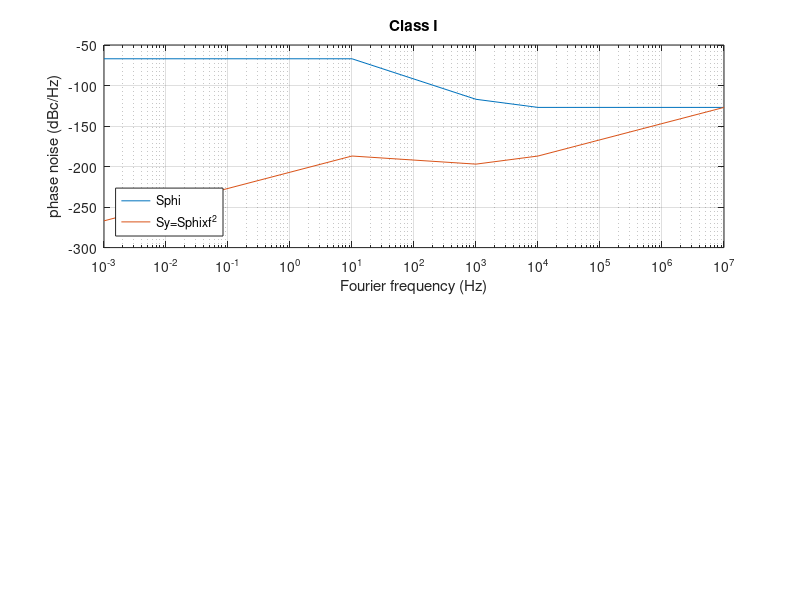
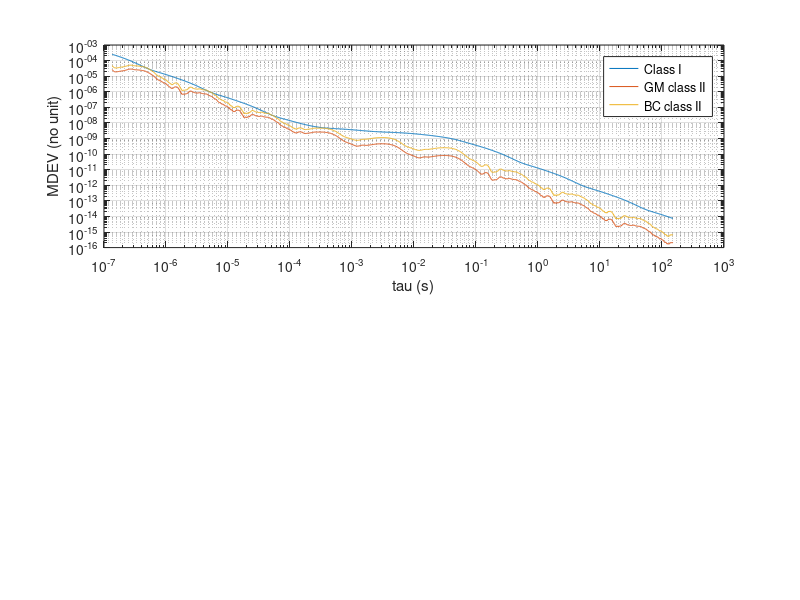
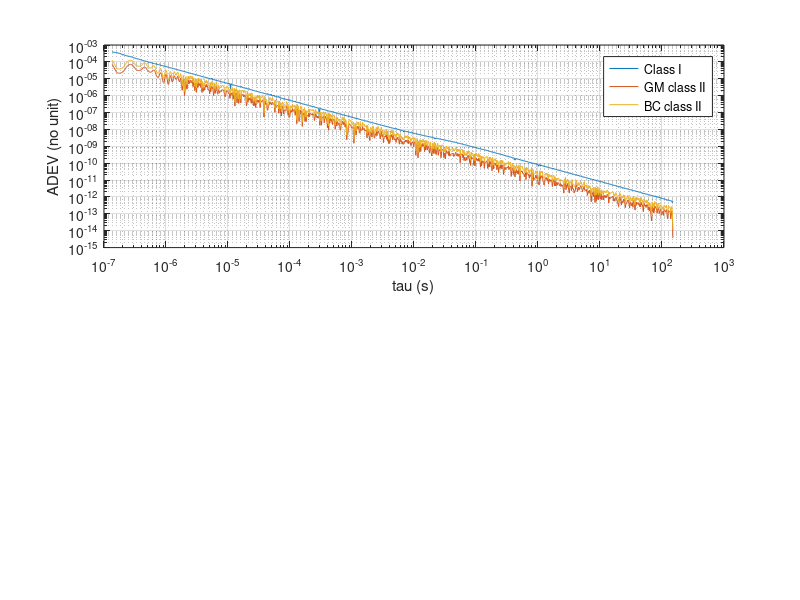

Here is the MATLAB script that generated these plots, in order:
close all
clear all

fc=1e7; % carrier frequency
N=100;  % interpolation factor
% phase noise spectral SdBc @ fF
fF=  [.1 1    10  100 1000 10000 1e5 1e6 1e7]; % extend 100 kHz measurement floor to 10 MHz

% sanity check: 1/f, constant and f
% Sphi=1/f   => Sy~f   => AVAR~1/tau^2 MVAR~1/tau^2 10*log10((24*log(2)-9*log(3))/8/pi/pi*2e-21)/2=-108.8
SdBc(:,1)=[-60  -70  -80  -90  -100 -110 -120 -130 -140]; 
% Sphi=cst   => Sy~f^2 => AVAR~1/tau^2 MVAR~1/tau^3 10*log10(3/8/pi/pi*2e-24)/2=-125.6
SdBc(:,2)=[-100 -100 -100 -100 -100 -100 -100 -100 -100]; 
% Sphi~1/f^2 => Sy~cst => AVAR~1/tau   MVAR~1/tau   10*log10(1/4*2e-23)/2=-116.5
SdBc(:,3)=[-70  -90  -110 -130 -150 -170 -190 -210 -230]; 

% if (1==0)  % uncomment for sanity check
fF=  [.001 .01 .1 1    10  100 1000 10000 1e5 1e6 1e7] % extend 100 kHz measurement floor to 10 MHz
clear SdBc                                             % extrapolate below .01 Hz for 100 s ADEV
% WR specifications
SdBc(:,1)=[-70 -70 -70 -70  -70  -95  -120 -130 -130 -130 -130]; % BC/GM class I
SdBc(:,2)=[-100 -100 -100 -100 -100 -115 -130 -140 -140 -140 -140]; % GM class II (LJ)
SdBc(:,3)=[-90 -90 -90 -90  -90  -107 -125 -135 -135 -135 -135]  % BC class II
% end        % uncomment for sanity check

SdBrad=SdBc+3;      % dBc/Hz -> dBrad^2/Hz
%%%%%%%% interpolate, convert SdBc to SdBrad to Sy (linear) & integrate to AVAR
for count=1:3
  Sy=(10.^(SdBrad(:,count)/10))'.*(fF.^2)/(fc^2);
  Syint=[];
  fFint=[];
  for k=1:length(SdBc(:,count))-1
     Syint=[Syint Sy(k)+(Sy(k+1)-Sy(k))/(fF(k+1)-fF(k))*(linspace((fF(k)),(fF(k+1)),N)-fF(k))];
     % fFint=[fFint logspace(log10(fF(k)),log10(fF(k+1)),N)];
     fFint=[fFint linspace((fF(k)),(fF(k+1)),N)];
  end

k=find(fFint>=1);k=k(1);Syint(k) % display Sy at 1 Hz to match values from Francois Vernotte's chart

  if (count==1)
    figure(1)
    subplot(211)
    semilogx(fF,(SdBrad(:,count)))
    hold on
    semilogx(fF,10*log10(Sy))
    xlabel('Fourier frequency (Hz)')
    ylabel('phase noise (dBc/Hz)');legend('Sphi','Sy=Sphixf^2','location','southwest')
    grid on
    title('Class I')
  end
  m=1;
N=3
  taurange=logspace(log10(N*0.45/fF(end)),log10(0.45/fF(1)/N),1024);
  % taurange=logspace(log10(1/fF(end)),log10(1/fF(1)),1024);
  % taurange=logspace(-2,2,1024);
  for tau=taurange
% see https://rubiola.org/pdf-lectures/Scientific%20Instruments%20L06-10,%20Oscillators.pdf
% slide 49
    avar(m)=2*sum(Syint(1:end-1).*(fFint(2:end)-fFint(1:end-1)).*sin(pi*tau*fFint(1:end-1)).^4./(pi*tau*fFint(1:end-1)).^2);
% slide 51
    mvar(m)=2*sum(Syint(1:end-1).*(fFint(2:end)-fFint(1:end-1)).*sin(pi*tau*fFint(1:end-1)).^6./(pi*tau*fFint(1:end-1)).^4);
    m=m+1;
  end
  figure(99)
  subplot(211)
  % plot resulting adev=sqrt(avar)
  adev=sqrt(avar);
  loglog(taurange,adev)
  a=polyfit(log(taurange),log(adev),1);
  printf("ADEV: %f %f\n",a(1),10*log10(exp(a(2))))
  xlabel('tau (s)');ylabel('ADEV (no unit)')
  grid on
  hold on
  
  figure(98)
  subplot(211)
  % plot resulting mdev=sqrt(mvar)
  mdev=sqrt(mvar);
  loglog(taurange,mdev)
  a=polyfit(log(taurange),log(mdev),1);
  printf("MDEV: %f %f\n",a(1),10*log10(exp(a(2))))
  xlabel('tau (s)');ylabel('MDEV (no unit)')
  grid on
  hold on
end
legend('Class I','GM class II','BC class II')
figure(99)
legend('Class I','GM class II','BC class II')

% ADEV(1/f): -0.95 -102.6 v.s -1
% MDEV(1/f): -1.05 -111.6 v.s -1
% ADEV(cst): -1.00 -87.8  v.s -1
% MDEV(cst): -1.51 -124.5 v.s -1.5
% ADEV(f)  : -0.51 -115.7 v.s -0.5
% MDEV(f)  : -0.54 -118.3 v.s -0.5
